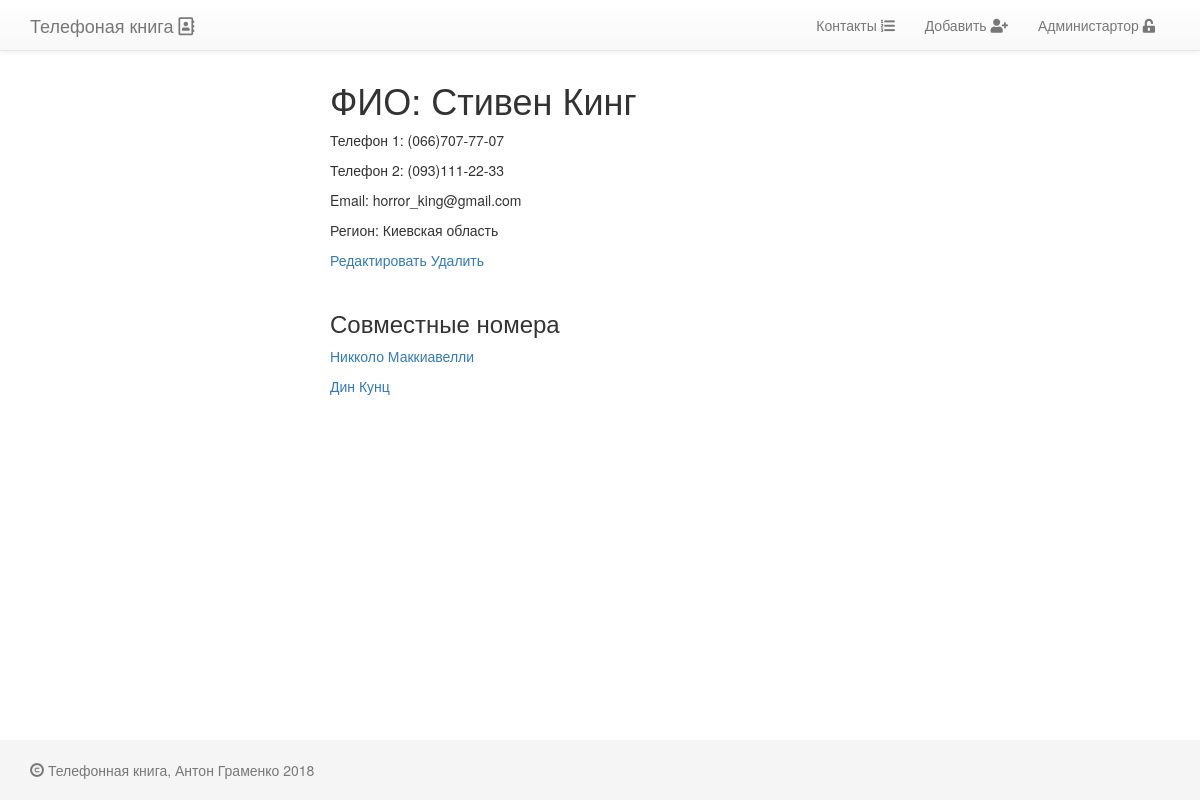
The app's page /Stiven-King/4/ with its own data.
### contacts/models.py (models this page shows)
class PhoneBookPerson(models.Model):
    name            = models.CharField(max_length=64, blank=False, null=False, verbose_name=u'Имя')
    surname         = models.CharField(max_length=64, blank=False, null=False, verbose_name=u'Фамилия')
    slug            = models.SlugField(max_length=128)
    phone_number_1  = models.CharField(max_length=25, blank=True, verbose_name=u'Телефон 1',
                                       help_text=u'Выберите или добавьте номер в формате (0__)___-__-__')
    phone_number_2  = models.CharField(max_length=25, blank=True, verbose_name=u'Телефон 2',
                                       help_text=u'Выберите или добавьте номер в формате (0__)___-__-__')
    email           = models.EmailField(unique=True)
    active          = models.BooleanField(default=True, verbose_name=u'Активный')
    created         = models.DateTimeField(auto_now=True, auto_now_add=False, verbose_name=u'Создан')
    updated         = models.DateTimeField(auto_now=False, auto_now_add=True, verbose_name=u'Обновлен')
    region          = models.CharField(max_length=50, verbose_name=u'Область',
                                       help_text=u'Выберите или добавьте область проживания. Например: Киевская область')
    class Meta:
        verbose_name        = 'Контактное лицо'
        verbose_name_plural = 'Контактные лица'
        ordering            = ('-name',)
    def __str__(self):
        return '%s %s' % (self.name, self.surname)
    def get_absolute_url(self):
        return reverse('contacts:contact_detail', kwargs={'slug': self.slug,
                                                          'pk': self.pk
                                                          })

### contacts/views.py (the view)
# urls.py: url(r'^(?P<slug>[\w-]+)/(?P<pk>\d+)/$', PhoneBookPersonDetailView.as_view(), name='contact_detail'),
class PhoneBookPersonDetailView(DetailView):
    model               = PhoneBookPerson
    template_name       = 'contacts/contact_detail.html'
    context_object_name = 'contact'
    def get_context_data(self, **kwargs):
        context = super(PhoneBookPersonDetailView, self).get_context_data()
        obj = self.get_object()
        common_numbers_level_1 = PhoneBookPerson.objects.filter(Q(phone_number_1=obj.phone_number_1) |
                                                                Q(phone_number_1=obj.phone_number_2) |
                                                                Q(phone_number_2=obj.phone_number_1) |
                                                                Q(phone_number_2=obj.phone_number_2)
                                                                ).exclude(id=obj.id)
        common_numbers_level_2 = []
        for i in common_numbers_level_1:
            common_numbers_level_2.append(PhoneBookPerson.objects.filter(Q(phone_number_1=i.phone_number_1) |
                                                                         Q(phone_number_1=i.phone_number_2) |
                                                                         Q(phone_number_2=i.phone_number_1) |
                                                                         Q(phone_number_2=i.phone_number_2)
                                                                         ).exclude(id=i.id).exclude(id=obj.id)
                                          )
        context['head_title']             = 'Детальная информация'
        context['common_numbers_level_1'] = common_numbers_level_1
        context['common_numbers_level_2'] = common_numbers_level_2
        return context

### templates/contacts/contact_detail.html (shortened to what this page needs)
{% extends 'base.html' %}
{% block content %}
    <div class="col-sm-6 col-sm-offset-3">
    <h1>ФИО: {{contact.name}} {{ contact.surname }}</h1>
    <p>Телефон 1:{% if contact.phone_number_1 %} {{ contact.phone_number_1 }}{% else %} не указано{% endif %}</p>
    <p>Телефон 2:{% if contact.phone_number_2 %} {{ contact.phone_number_2 }}{% else %} не указано{% endif %}</p>
    <p>Email: {{ contact.email }}</p>
    <p>Регион: {{ contact.region }}</p>
    <a href="{% url 'contacts:contact_update' contact.slug contact.pk %}">Редактировать</a>
    <a href="{% url 'contacts:contact_delete' contact.slug contact.pk %}">Удалить</a>
    <br>
    <br>
    <h3>Совместные номера</h3>
    {% for related_contact_1 in common_numbers_level_1 %}
        <p><a href="{{ related_contact_1.get_absolute_url }}">{{ related_contact_1 }}</a></p>
    {% empty %}
        <p>Совместных номеров нет</p>
    {% endfor %}
    {% for related_contact_2 in common_numbers_level_2 %}
        {% for contact in related_contact_2 %}
            <p><a href="{{ contact.get_absolute_url }}">{{ contact }}</a></p>
        {% endfor %}
    {% endfor %}
    </div>
{% endblock content %}

### project_static/static/css/base.css (style rules this page uses)
html { position: relative; min-height: 100%; }
body { margin-bottom: 60px; }

### records on screen
PhoneBookPerson: name "Стивен", surname "Кинг", phone_number_1 "(066)707-77-07", phone_number_2 "(093)111-22-33", email "horror_king@gmail.com", region "Киевская область"
PhoneBookPerson: name+surname "Никколо Маккиавелли"
PhoneBookPerson: name+surname "Дин Кунц"
